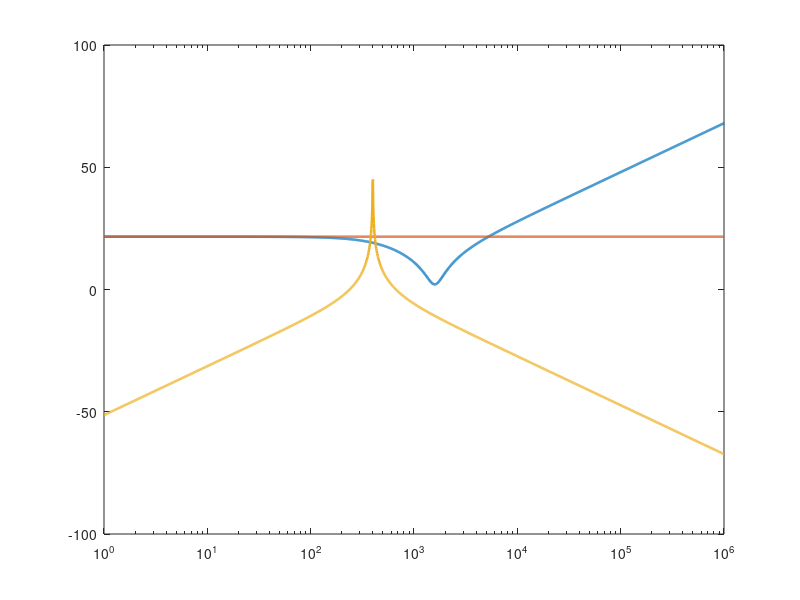

This figure's MATLAB source: (Note: this script raises an error after producing the figure.)
%% ============================================================
% Z_D, Z_N, Z_O and Ratio Bode Plots  (corrected)
% =============================================================

clear;
clc;
close all;

s = tf('s');

%% ============================================================
% Converter Parameters
% =============================================================

Vg = 30;            % Input voltage (V)   -- FIX: was missing, needed for G_vd
D  = 0.5;            % Duty ratio
% L  = 100e-6;         % Inductance (H)
% C  = 100e-6;
L  = 100e-6;         % Inductance (H)
C  = 100e-6;         % Capacitance (F)
R  = 3;              % Load resistance (Ohm)
R_f = 1;             % Filter damping resistance (Ohm)   -- FIX: added missing semicolon
C_b = 4700e-6;
C_f = 370e-6;
L_f = 430e-6;



%% ============================================================
% Resonant Frequency
% =============================================================

w_o = 1/sqrt(L*C);              % rad/s
f_o = w_o/(2*pi);                % Hz

fprintf('\n========================================\n');
fprintf('Converter Parameters\n');
fprintf('========================================\n');

fprintf('Vg      = %.2f V\n', Vg);
fprintf('D       = %.3f\n', D);
fprintf('L       = %.2e H\n', L);
fprintf('C       = %.2e F\n', C);
fprintf('R       = %.2f Ohm\n', R);

fprintf('\nResonant frequency:\n');
fprintf('wo      = %.2f rad/s\n', w_o);
fprintf('fo      = %.2f Hz\n', f_o);

%% ============================================================
% Q Factor and Damping Ratio
% =============================================================

Q = w_o * R * C;
zeta = 1/(2*Q);

fprintf('\nQ factor       = %.3f\n', Q);
fprintf('Damping ratio  = %.4f\n', zeta);



%% ============================================================
% Impedances
% =============================================================

% ------------------------------------------------------------
% Z_D
%
% Z_D = (1/D^2) [sL + R/(1+sRC)]
% ------------------------------------------------------------

Z_D = (1/D^2) * (s*L + R/(1 + s*R*C));

% ------------------------------------------------------------
% Z_N
%
% Z_N = -R/D^2   (scalar, negative real -> phase = 180 deg)
% ------------------------------------------------------------

Z_N = -R/D^2;

% ------------------------------------------------------------
% Z_O_undamp  (source impedance seen by converter, no
%                  dedicated input filter installed)
%
% Z_O_undamp = sL || 1/(sC) = sL/(1+s^2LC)
% ------------------------------------------------------------

Z_O_undamp = (s*L_f)/(1 + s^2*L_f*C_f);

% % ------------------------------------------------------------
% % Z_O_damp (output impedance of the actual input filter:
% %                L_f in series with [C_f || (R_f + 1/(sC_b))] )
% % ------------------------------------------------------------
% 
% Z_Cf   = 1/(s*C_b);
% Z_RfCb = R_f + Z_Cf;
% Z_parallel = 1/(s*C_f+1/Z_RfCb);
% 
% Z_O_damp = 1/(1/(s*L_f)+1/Z_parallel);   % L_f || shunt branch

% Z_f1 = R_f+1/(s*C_b);
% Z_f11 = 1/(s*C_f+Z_f1);
% Z_O_damp = s*L_f*Z_f11;

%=====================================================
   % Bode plot of original filter Z_O
%=====================================================
Z_ori = 1/(s*C_f+1/(s*L_f));

%% ============================================================
% Extra-Element-Theorem Correction Ratio
%
% H(s) = (1 + Z_O/Z_N) / (1 + Z_O/Z_D)
% =============================================================

H_ratio_undamp = (1 + Z_O_undamp/Z_N) / (1 + Z_O_undamp/Z_D);
% H_ratio_damp = (1 + Z_O_damp/Z_N)   / (1 + Z_O_damp/Z_D);

%% ============================================================
% Converter Control-to-Output Transfer Function
%
% G_vd(s) = Vg / (1 + (L/R)s + LC s^2)          -- FIX: uses Vg, not D
% G_vd_filter(s) = G_vd(s) * H_ratio_filtered(s) -- FIX: no more overwrite
% =============================================================

G_vd        = Vg/(1 + (L/R)*s + s^2*L*C);
G_vd_undamp = G_vd * H_ratio_undamp;   
% G_vd_damp = G_vd * H_ratio_damp; 

%% ============================================================
% Display Transfer Functions
% =============================================================

fprintf('\n========================================\n');
fprintf('Transfer Functions\n');
fprintf('========================================\n');

disp('Z_D(s) = ');
Z_D

disp('Z_N(s) = ');
Z_N

disp('Z_O_undamp(s) = ');
Z_O_undamp

% disp('Z_O_damp(s) = ');
% Z_O_damp

disp('H(s)_undamp = ');
H_ratio_undamp

% disp('H(s)_damp = ');
% H_ratio_damp

%% ============================================================
% Frequency Range
% =============================================================

f = logspace(0,6,2000);      % Hz
w = 2*pi*f;                  % rad/s


%% ============================================================
% Z_ori
% =============================================================
[mag_ori,phase_ori] = bode(Z_ori,w);
mag_ori   = squeeze(mag_ori);
phase_ori = squeeze(phase_ori);
%% ============================================================
% Z_D Bode Data
% =============================================================
[mag_D,phase_D] = bode(Z_D,w);
mag_D   = squeeze(mag_D);
phase_D = squeeze(phase_D);

%% ============================================================
% Z_N Bode Data  (constant, so build vectors manually)
% =============================================================

mag_N = abs(Z_N) * ones(size(f));
phase_N = 180 * ones(size(f));       % negative real impedance -> +180 deg
mag_N_dB = 20*log10(mag_N);

%% ============================================================
% Z_O Bode Data (unfiltered and filtered)
% =============================================================

[mag_O_undamp,phase_O_undamp] = bode(Z_O_undamp,w);
mag_O_undamp   = squeeze(mag_O_undamp);
phase_O_undamp = squeeze(phase_O_undamp);
% 
% [mag_O_damp,phase_O_damp] = bode(Z_O_damp,w);
% mag_O_damp   = squeeze(mag_O_damp);
% phase_O_damp = squeeze(phase_O_damp);

%% ============================================================
% H Ratio Bode Data (unfiltered and filtered)          -- FIX
% =============================================================

[mag_H_undamp,phase_H_undamp] = bode(H_ratio_undamp,w);
mag_H_undamp   = squeeze(mag_H_undamp);
phase_H_undamp = squeeze(phase_H_undamp);

% [mag_H_damp,phase_H_damp] = bode(H_ratio_damp,w);
% mag_H_damp   = squeeze(mag_H_damp);
% phase_H_damp = squeeze(phase_H_damp);

%% ============================================================
% G_vd Bode Data (with and without filter)
% =============================================================

[mag_G_vd,phase_G_vd] = bode(G_vd,w);
mag_G_vd   = squeeze(mag_G_vd);
phase_G_vd = squeeze(phase_G_vd);

[mag_G_vd_undamp,phase_G_vd_undamp] = bode(G_vd_undamp,w);
mag_G_vd_undamp  = squeeze(mag_G_vd_undamp);
phase_G_vd_undamp = squeeze(phase_G_vd_undamp);

% [mag_G_vd_damp,phase_G_vd_damp] = bode(G_vd_damp,w);
% mag_G_vd_damp   = squeeze(mag_G_vd_damp);
% phase_G_vd_damp = squeeze(phase_G_vd_damp);

%% ============================================================
% Convert Magnitude to dB                              -- FIX
% =============================================================
mag_ori_dB = 20*log10(mag_ori)
mag_D_dB              = 20*log10(mag_D);
mag_O_undamp_dB   = 20*log10(mag_O_undamp);
% mag_O_damp_dB     = 20*log10(mag_O_damp);
mag_H_undamp_dB   = 20*log10(mag_H_undamp);
% mag_H_damp_dB     = 20*log10(mag_H_damp);
mag_G_vd_dB           = 20*log10(mag_G_vd);
mag_G_vd_undamp_dB    = 20*log10(mag_G_vd_undamp);
% mag_G_vd_damp_dB    = 20*log10(mag_G_vd_damp);



%% ============================================================
% FIGURE 1: Z_D
% =============================================================

figure('Name','Bode Plot - Impedences','Color','w');

% subplot(2,1,1)

semilogx(f,mag_D_dB,'LineWidth',1.8);
hold on;
semilogx(f,mag_N_dB,'LineWidth',1.8);
hold on
semilogx(f,mag_O_undamp_dB,'LineWidth',1.8);

xline(f_o,'--r',sprintf('f_o = %.2f Hz',f_o),'LineWidth',1.5);
grid on;
ylabel('Magnitude (dB)');
title('Bode Plot of Impedances');
legend('Z_D: no input filter','Z_N: with input filter','Z_O: filter impedance','Location','best');

xlim([min(f) max(f)]);

% subplot(2,1,2)
% semilogx(f,phase_D,'LineWidth',1.8);
% hold on;
% semilogx(f,phase_N,'LineWidth',1.8);
% xline(f_o,'--r',sprintf('f_o = %.2f Hz',f_o),'LineWidth',1.5);
% grid on;
% xlabel('Frequency (Hz)');
% ylabel('Phase (deg)');
% xlim([min(f) max(f)]);
% legend('Z_D: no input filter','Z_N: with input filter','Location','best');

% %% ============================================================
% % FIGURE 2: Z_N
% % =============================================================
% 
% figure('Name','Bode Plot - Z_N','Color','w');
% 
% subplot(2,1,1)
% semilogx(f,mag_N_dB,'LineWidth',1.8);
% grid on;
% ylabel('Magnitude (dB)');
% title('Bode Plot of Z_N(s)');
% xlim([min(f) max(f)]);
% 
% subplot(2,1,2)
% semilogx(f,phase_N,'LineWidth',1.8);
% grid on;
% xlabel('Frequency (Hz)');
% ylabel('Phase (deg)');
% xlim([min(f) max(f)]);

% %% ============================================================
% % FIGURE 3: Z_O (unfiltered vs filtered)                -- FIX: both shown
% % =============================================================
% 
% figure('Name','Bode Plot - Z_O','Color','w');
% 
% subplot(2,1,1)
% semilogx(f,mag_O_unfiltered_dB,'LineWidth',1.5);
% hold on;
% semilogx(f,mag_O_filtered_dB,'LineWidth',1.5);
% xline(f_o,'--r',sprintf('f_o = %.2f Hz',f_o),'LineWidth',1.5);
% grid on;
% ylabel('Magnitude (dB)');
% title('Bode Plot of Z_O(s)');
% legend('Z_O: no input filter','Z_O: with input filter','Location','best');
% xlim([min(f) max(f)]);
% 
% subplot(2,1,2)
% semilogx(f,phase_O_unfiltered,'LineWidth',1.5);
% hold on;
% semilogx(f,phase_O_filtered,'LineWidth',1.5);
% xline(f_o,'--r',sprintf('f_o = %.2f Hz',f_o),'LineWidth',1.5);
% grid on;
% xlabel('Frequency (Hz)');
% ylabel('Phase (deg)');
% legend('Z_O: no input filter','Z_O: with input filter','Location','best');
% xlim([min(f) max(f)]);

%% ============================================================
% FIGURE 4: H(s) Ratio (unfiltered vs filtered)         -- FIX: both shown
% =============================================================

figure('Name','Bode Plot - Ratio H(s)','Color','w');

subplot(2,1,1)
semilogx(f,mag_H_undamp_dB,'LineWidth',1.5);
hold on;
% semilogx(f,mag_H_damp_dB,'LineWidth',1.8);
xline(f_o,'--r',sprintf('f_o = %.2f Hz',f_o),'LineWidth',1.5);
yline(0,'--k','LineWidth',1);
grid on;
ylabel('Magnitude (dB)');
title('Bode Plot of H(s)');
legend('H: input filter','H: with damped input filter','Location','best');
xlim([min(f) max(f)]);

subplot(2,1,2)
semilogx(f,phase_H_undamp,'LineWidth',1.5);
hold on;
% semilogx(f,phase_H_damp,'LineWidth',1.8);
xline(f_o,'--r',sprintf('f_o = %.2f Hz',f_o),'LineWidth',1.5);
yline(0,'--k','LineWidth',1);
grid on;
xlabel('Frequency (Hz)');
ylabel('Phase (deg)');
legend('H: with filter undamp','H: with filter damped','Location','best');
xlim([min(f) max(f)]);

% %% ============================================================
% % FIGURE 5: Combined Bode Plots (Z_D, Z_N, Z_O, H) -- filtered case
% % =============================================================
% 
% figure('Name','Combined Bode Plots - Impedances and H(s)','Color','w');
% 
% subplot(2,1,1)
% semilogx(f,mag_D_dB,'LineWidth',1.5);
% hold on;
% semilogx(f,mag_N_dB,'LineWidth',1.5);
% semilogx(f,mag_O_filtered_dB,'LineWidth',1.5);
% semilogx(f,mag_H_filtered_dB,'LineWidth',1.8);
% xline(f_o,'--r',sprintf('f_o = %.2f Hz',f_o),'LineWidth',1.5);
% grid on;
% ylabel('Magnitude (dB)');
% title('Bode Magnitude Plot');
% legend('Z_D','Z_N','Z_O (with filter)','H(s) (with filter)','Location','best');
% xlim([min(f) max(f)]);
% 
% subplot(2,1,2)
% semilogx(f,phase_D,'LineWidth',1.5);
% hold on;
% semilogx(f,phase_N,'LineWidth',1.5);
% semilogx(f,phase_O_filtered,'LineWidth',1.5);
% semilogx(f,phase_H_filtered,'LineWidth',1.8);
% xline(f_o,'--r',sprintf('f_o = %.2f Hz',f_o),'LineWidth',1.5);
% grid on;
% xlabel('Frequency (Hz)');
% ylabel('Phase (deg)');
% title('Bode Phase Plot');
% legend('Z_D','Z_N','Z_O (with filter)','H(s) (with filter)','Location','best');
% xlim([min(f) max(f)]);

%% ============================================================
% FIGURE 6: G_vd -- With vs Without Input Filter        -- FIX: legend
% =============================================================

figure('Name','Gvd Comparison - With vs Without Input Filter','Color','w');

subplot(2,1,1)
semilogx(f,mag_G_vd_dB,'LineWidth',1.5);
hold on;
semilogx(f,mag_G_vd_undamp_dB,'LineWidth',1.5);
hold on;
% semilogx(f,mag_G_vd_damp_dB,'LineWidth',1.5);
grid on;
ylabel('Magnitude (dB)');
title('G_{vd} Magnitude: With vs Without Input Filter');
legend('G_{vd}: original','G_{vd}: with filter undamped','G_{vd}:with filter damped','Location','best');
xlim([min(f) max(f)]);

subplot(2,1,2)
semilogx(f,phase_G_vd,'LineWidth',1.5);
hold on;
semilogx(f,phase_G_vd_undamp,'LineWidth',1.5);
hold on;
% semilogx(f,phase_G_vd_damp,'LineWidth',1.5);
grid on;
xlabel('Frequency (Hz)');
ylabel('Phase (deg)');
title('G_{vd} Phase: With vs Without Input Filter');
% legend('G_{vd}: original','G_{vd}: with filter undamped','with filter damped','Location','best');
xlim([min(f) max(f)]);

%% ============================================================
% Numerical Values
% =============================================================

fprintf('\n========================================\n');
fprintf('Important Numerical Values\n');
fprintf('========================================\n');

fprintf('|Z_N| = %.4f Ohm\n',abs(Z_N));
fprintf('Phase(Z_N) = 180 degrees\n');

fprintf('Resonant angular frequency = %.2f rad/s\n',w_o);
fprintf('Resonant frequency = %.2f Hz\n',f_o);

fprintf('========================================\n');
